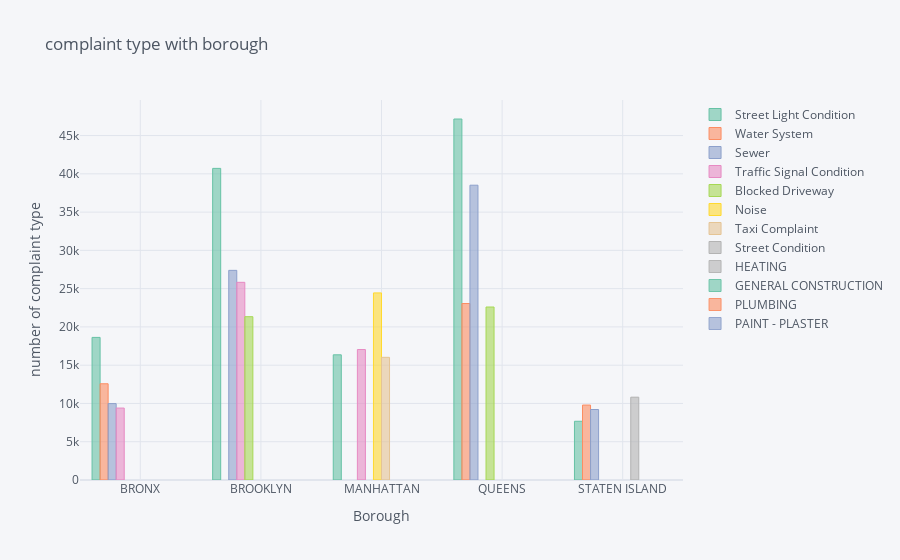

Write notebook code for a chart like this one.
### Code cell
print('the data for 2007')
show(type_bor_2007)

### Figure 1 — Plotly figure (JSON) as saved in the notebook; plotly's stock layout.template omitted (floating-point values rounded to 4 significant figures)
{"data": [{"marker": {"color": "rgba(102, 194, 165, 0.6)", "line": {"color": "rgba(102, 194, 165, 1.0)", "width": 1}}, "name": "Street Light Condition", "orientation": "v", "text": "", "type": "bar", "x": ["BRONX", "BROOKLYN", "MANHATTAN", "QUEENS", "STATEN ISLAND"], "y": [18630, 40711, 16354, 47163, 7676]}, {"marker": {"color": "rgba(252, 141, 98, 0.6)", "line": {"color": "rgba(252, 141, 98, 1.0)", "width": 1}}, "name": "Water System", "orientation": "v", "text": "", "type": "bar", "x": ["BRONX", "BROOKLYN", "MANHATTAN", "QUEENS", "STATEN ISLAND"], "y": [12571, "", "", 23055, 9792]}, {"marker": {"color": "rgba(141, 160, 203, 0.6)", "line": {"color": "rgba(141, 160, 203, 1.0)", "width": 1}}, "name": "Sewer", "orientation": "v", "text": "", "type": "bar", "x": ["BRONX", "BROOKLYN", "MANHATTAN", "QUEENS", "STATEN ISLAND"], "y": [9980, 27390, "", 38516, 9211]}, {"marker": {"color": "rgba(231, 138, 195, 0.6)", "line": {"color": "rgba(231, 138, 195, 1.0)", "width": 1}}, "name": "Traffic Signal Condition", "orientation": "v", "text": "", "type": "bar", "x": ["BRONX", "BROOKLYN", "MANHATTAN", "QUEENS", "STATEN ISLAND"], "y": [9400, 25826, 17042, "", ""]}, {"marker": {"color": "rgba(166, 216, 84, 0.6)", "line": {"color": "rgba(166, 216, 84, 1.0)", "width": 1}}, "name": "Blocked Driveway", "orientation": "v", "text": "", "type": "bar", "x": ["BRONX", "BROOKLYN", "MANHATTAN", "QUEENS", "STATEN ISLAND"], "y": ["", 21334, "", 22600, ""]}, {"marker": {"color": "rgba(255, 217, 47, 0.6)", "line": {"color": "rgba(255, 217, 47, 1.0)", "width": 1}}, "name": "Noise", "orientation": "v", "text": "", "type": "bar", "x": ["BRONX", "BROOKLYN", "MANHATTAN", "QUEENS", "STATEN ISLAND"], "y": ["", "", 24442, "", ""]}, {"marker": {"color": "rgba(229, 196, 148, 0.6)", "line": {"color": "rgba(229, 196, 148, 1.0)", "width": 1}}, "name": "Taxi Complaint", "orientation": "v", "text": "", "type": "bar", "x": ["BRONX", "BROOKLYN", "MANHATTAN", "QUEENS", "STATEN ISLAND"], "y": ["", "", 16027, "", ""]}, {"marker": {"color": "rgba(179, 179, 179, 0.6)", "line": {"color": "rgba(179, 179, 179, 1.0)", "width": 1}}, "name": "Street Condition", "orientation": "v", "text": "", "type": "bar", "x": ["BRONX", "BROOKLYN", "MANHATTAN", "QUEENS", "STATEN ISLAND"], "y": ["", "", "", "", 10820]}, {"marker": {"color": "rgba(179, 179, 179, 0.6)", "line": {"color": "rgba(179, 179, 179, 0.8999999999999999)", "width": 1}}, "name": "HEATING", "orientation": "v", "text": "", "type": "bar", "x": ["BRONX", "BROOKLYN", "MANHATTAN", "QUEENS", "STATEN ISLAND"], "y": ["", "", "", "", ""]}, {"marker": {"color": "rgba(102, 194, 165, 0.6)", "line": {"color": "rgba(102, 194, 165, 0.8999999999999999)", "width": 1}}, "name": "GENERAL CONSTRUCTION", "orientation": "v", "text": "", "type": "bar", "x": ["BRONX", "BROOKLYN", "MANHATTAN", "QUEENS", "STATEN ISLAND"], "y": ["", "", "", "", ""]}, {"marker": {"color": "rgba(252, 141, 98, 0.6)", "line": {"color": "rgba(252, 141, 98, 0.8999999999999999)", "width": 1}}, "name": "PLUMBING", "orientation": "v", "text": "", "type": "bar", "x": ["BRONX", "BROOKLYN", "MANHATTAN", "QUEENS", "STATEN ISLAND"], "y": ["", "", "", "", ""]}, {"marker": {"color": "rgba(141, 160, 203, 0.6)", "line": {"color": "rgba(141, 160, 203, 0.8999999999999999)", "width": 1}}, "name": "PAINT - PLASTER", "orientation": "v", "text": "", "type": "bar", "x": ["BRONX", "BROOKLYN", "MANHATTAN", "QUEENS", "STATEN ISLAND"], "y": ["", "", "", "", ""]}], "layout": {"legend": {"bgcolor": "#F5F6F9", "font": {"color": "#4D5663"}}, "paper_bgcolor": "#F5F6F9", "plot_bgcolor": "#F5F6F9", "title": {"font": {"color": "#4D5663"}, "text": "complaint type with borough"}, "xaxis": {"gridcolor": "#E1E5ED", "showgrid": true, "tickfont": {"color": "#4D5663"}, "title": {"font": {"color": "#4D5663"}, "text": "Borough"}, "zerolinecolor": "#E1E5ED"}, "yaxis": {"gridcolor": "#E1E5ED", "showgrid": true, "tickfont": {"color": "#4D5663"}, "title": {"font": {"color": "#4D5663"}, "text": "number of complaint type"}, "zerolinecolor": "#E1E5ED"}}}
